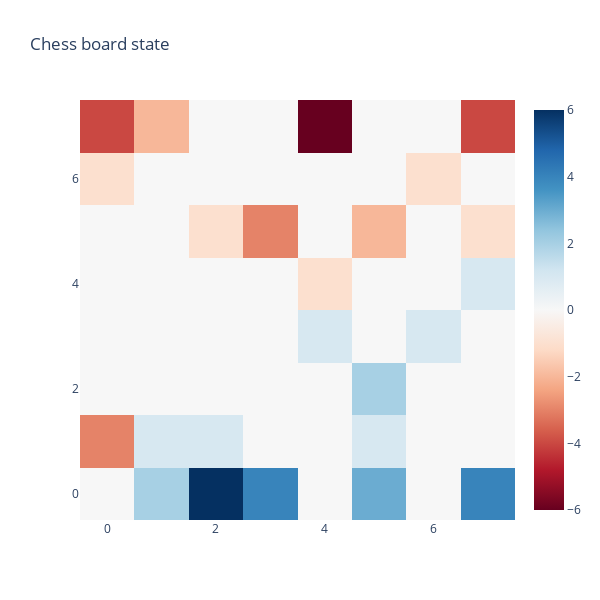

Notebook code cell kept with this figure:
### Code cell
def plot_board_state(board_state: torch.Tensor, title: str):
    # color scale: Black for -1, Gray for 0, White for 1
    # colorscale = [[0.0, 'black'], [0.5, 'gray'], [1.0, 'white']]
    colorscale = 'RdBu'

    # Create heatmap
    heatmap = go.Heatmap(z=board_state.numpy(), colorscale=colorscale)

    # Define the layout
    layout = go.Layout(
        title=title,
        xaxis=dict(ticks='', nticks=8),
        yaxis=dict(ticks='', nticks=8),
        autosize=False,
        width=600,
        height=600
    )

    # Create figure and plot
    fig = go.Figure(data=[heatmap], layout=layout)
    fig.show()
plot_board_state(move_13_state, "Chess board state")

### Figure 1 — Plotly figure (JSON) as saved in the notebook; plotly's stock layout.template omitted (floating-point values rounded to 4 significant figures)
{"data": [{"colorscale": [[0, "rgb(103,0,31)"], [0.1, "rgb(178,24,43)"], [0.2, "rgb(214,96,77)"], [0.3, "rgb(244,165,130)"], [0.4, "rgb(253,219,199)"], [0.5, "rgb(247,247,247)"], [0.6, "rgb(209,229,240)"], [0.7, "rgb(146,197,222)"], [0.8, "rgb(67,147,195)"], [0.9, "rgb(33,102,172)"], [1, "rgb(5,48,97)"]], "type": "heatmap", "z": [[0, 2, 6, 4, 0, 3, 0, 4], [-3, 1, 1, 0, 0, 1, 0, 0], [0, 0, 0, 0, 0, 2, 0, 0], [0, 0, 0, 0, 1, 0, 1, 0], [0, 0, 0, 0, -1, 0, 0, 1], [0, 0, -1, -3, 0, -2, 0, -1], [-1, 0, 0, 0, 0, 0, -1, 0], [-4, -2, 0, 0, -6, 0, 0, -4]]}], "layout": {"autosize": false, "height": 600, "title": {"text": "Chess board state"}, "width": 600, "xaxis": {"nticks": 8, "ticks": ""}, "yaxis": {"nticks": 8, "ticks": ""}}}
